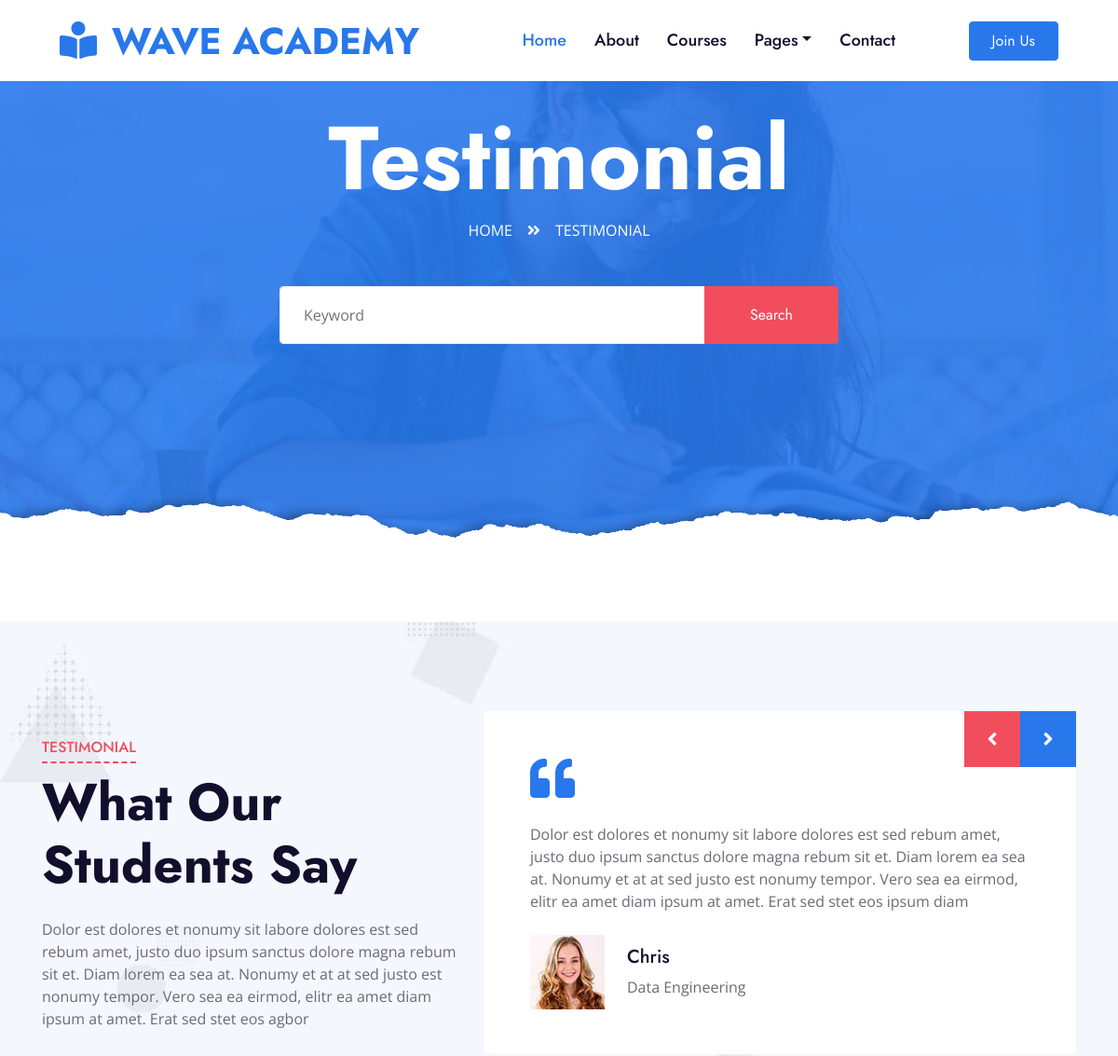
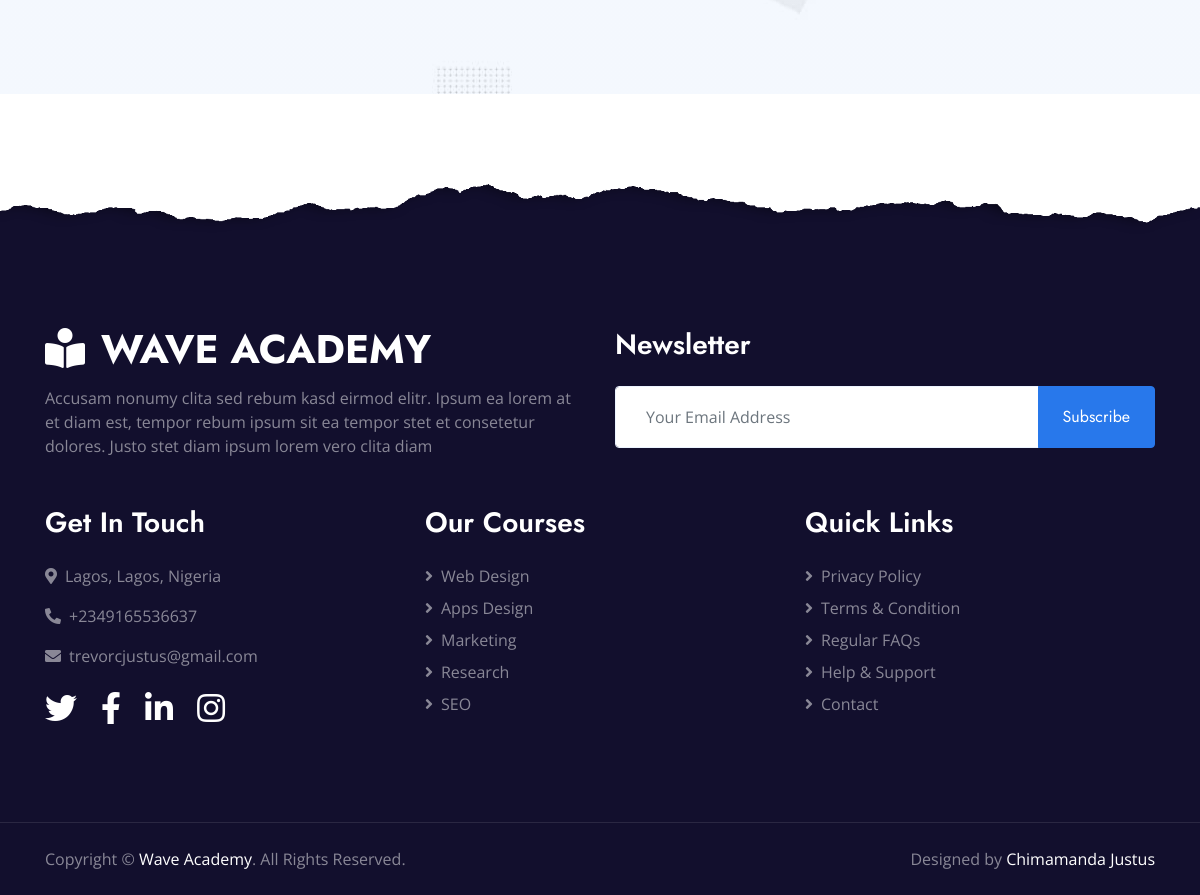
Screenshot of /testimonial with the database file from the repository (2 pictures, top to bottom).
### core/models.py (models this page shows, shortened)
class Testimonial(models.Model):
    title = models.CharField(max_length=1000)
    description = models.TextField()

class testimonialSlider(models.Model):
    image = models.ImageField(upload_to='about_images/')
    name = models.CharField(max_length=1000)
    msg = models.TextField()
    course = models.ForeignKey(ReleaseCoure, on_delete=models.CASCADE)

class ReleaseCoure(models.Model):
    image = models.ImageField(upload_to='course/')
    name = models.CharField(max_length=500)
    instructor = models.ForeignKey('Instructors', on_delete=models.CASCADE)
    description = models.TextField()
    description2 = models.TextField()
    rating = models.FloatField()
    lectures = models.CharField(max_length=100)
    duration = models.CharField(max_length=100)
    skill_level = models.CharField(max_length=200)
    language = models.CharField(max_length=250)
    course_price = models.CharField(max_length=100)
    def __str__(self):
        return self.name

### core/views.py (the view)
# urls.py: path('testimonial', views.testimonial, name='testimonial'),
def testimonial(request):
    testslider = testimonialSlider.objects.all()
    testimonial = Testimonial.objects.first()
    context = {
        'testslider': testslider,
        'testimonial': testimonial,
    }
    return render(request, 'testimonial.html', context )

### core/templates/testimonial.html (shortened to what this page needs)
{% extends 'base.html' %}
{% load static %}
{% block content %}
    <div class="jumbotron jumbotron-fluid page-header position-relative overlay-bottom" style="margin-bottom: 90px;">
        <div class="container text-center py-5">
            <h1 class="text-white display-1">Testimonial</h1>
            <div class="d-inline-flex text-white mb-5">
                <p class="m-0 text-uppercase"><a class="text-white" href="">Home</a></p>
                <i class="fa fa-angle-double-right pt-1 px-3"></i>
                <p class="m-0 text-uppercase">Testimonial</p>
            </div>
            <div class="mx-auto mb-5" style="width: 100%; max-width: 600px;">
                <div class="input-group">
                    <div class="mx-auto mb-5" style="width: 100%; max-width: 600px;">
                        <form method="get" action="{% url 'search' %}">
                            <div class="input-group">
                                <input type="text" name="query" class="form-control border-light" style="padding: 30px 25px;" placeholder="Keyword">
                                <div class="input-group-append">
                                    <button class="btn btn-secondary px-4 px-lg-5" type="submit">Search</button>
                                </div>
                            </div>
                        </form>
                    </div>
                </div>
            </div>
        </div>
    </div>
    <div class="container-fluid bg-image py-5" style="margin: 90px 0;">
        <div class="container py-5">
            <div class="row align-items-center">
                <div class="col-lg-5 mb-5 mb-lg-0">
                    <div class="section-title position-relative mb-4">
                        <h6 class="d-inline-block position-relative text-secondary text-uppercase pb-2">Testimonial</h6>
                        <h1 class="display-4">{{ testimonial.title }}</h1>
                    </div>
                    <p class="m-0">{{ testimonial.description}}</p>
                </div>
                <div class="col-lg-7">
                    <div class="owl-carousel testimonial-carousel">
                        {% for i in testslider %}
                        <div class="bg-white p-5">
                            <i class="fa fa-3x fa-quote-left text-primary mb-4"></i>
                            <p>{{ i.msg }}</p>
                            <div class="d-flex flex-shrink-0 align-items-center mt-4">
                                <img class="img-fluid mr-4" src="{{ i.image.url }}" alt="">
                                <div>
                                    <h5>{{ i.name }}</h5>
                                    <span>{{ i.course }}</span>
                                </div>
                            </div>
                        </div>
                        {% endfor %}
                    </div>
                </div>
            </div>
        </div>
    </div>
{% endblock %}

### rows the page displays
Testimonial: title "What Our Students Say", description "Dolor est dolores et nonumy sit labore dolores est sed rebum amet, justo duo ipsum sanctus dolore magna rebum sit et. Diam lorem ea sea at. Nonumy et at at sed justo est nonumy tempor. Vero sea ea eirmod, elitr ea amet diam ipsum at amet. Erat sed stet eos agbor"
testimonialSlider: msg "Dolor est dolores et nonumy sit labore dolores est sed rebum amet, justo duo ipsum sanctus dolore magna rebum sit et. Diam lorem ea sea at. Nonumy et at at sed justo est nonumy tempor. Vero sea ea eirmod, elitr ea amet diam ipsum at amet. Erat sed stet eos ipsum diam", image (picture), name "Chris", course "Data Engineering"
